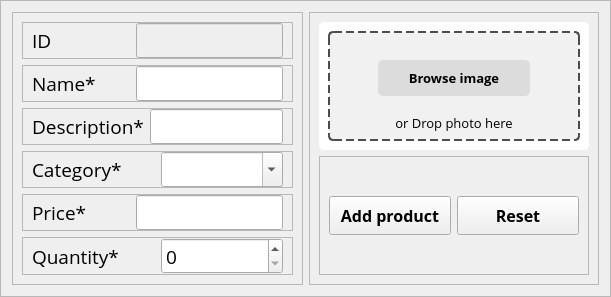
                             <widget class="QFrame" name="frame">
                              <property name="frameShape">
                               <enum>QFrame::StyledPanel</enum>
                              </property>
                              <property name="frameShadow">
                               <enum>QFrame::Raised</enum>
                              </property>
                              <layout class="QHBoxLayout" name="horizontalLayout_16" stretch="2,2">
                               <item>
                                <widget class="QFrame" name="frame_23">
                                 <property name="frameShape">
                                  <enum>QFrame::StyledPanel</enum>
                                 </property>
                                 <property name="frameShadow">
                                  <enum>QFrame::Raised</enum>
                                 </property>
                                 <layout class="QVBoxLayout" name="verticalLayout_14">
                                  <item>
                                   <widget class="QFrame" name="frame_29">
                                    <property name="frameShape">
                                     <enum>QFrame::StyledPanel</enum>
                                    </property>
                                    <property name="frameShadow">
                                     <enum>QFrame::Raised</enum>
                                    </property>
                                    <layout class="QHBoxLayout" name="horizontalLayout_11" stretch="2,3">
                                     <property name="topMargin">
                                      <number>0</number>
                                     </property>
                                     <property name="bottomMargin">
                                      <number>0</number>
                                     </property>
                                     <item>
                                      <widget class="QLabel" name="label_21">
                                       <property name="font">
                                        <font>
                                         <family>Open Sans</family>
                                         <pointsize>14</pointsize>
                                        </font>
                                       </property>
                                       <property name="text">
                                        <string>ID</string>
                                       </property>
                                      </widget>
                                     </item>
                                     <item>
                                      <widget class="QLineEdit" name="lineEdit">
                                       <property name="enabled">
                                        <bool>false</bool>
                                       </property>
                                       <property name="font">
                                        <font>
                                         <family>Open Sans</family>
                                         <pointsize>14</pointsize>
                                        </font>
                                       </property>
                                      </widget>
                                     </item>
                                    </layout>
                                   </widget>
                                  </item>
                                  <item>
                                   <widget class="QFrame" name="frame_30">
                                    <property name="frameShape">
                                     <enum>QFrame::StyledPanel</enum>
                                    </property>
                                    <property name="frameShadow">
                                     <enum>QFrame::Raised</enum>
                                    </property>
                                    <layout class="QHBoxLayout" name="horizontalLayout_12" stretch="2,3">
                                     <property name="topMargin">
                                      <number>0</number>
                                     </property>
                                     <property name="bottomMargin">
                                      <number>0</number>
                                     </property>
                                     <item>
                                      <widget class="QLabel" name="label_23">
                                       <property name="font">
                                        <font>
                                         <family>Open Sans</family>
                                         <pointsize>14</pointsize>
                                        </font>
                                       </property>
                                       <property name="text">
                                        <string>Name*</string>
                                       </property>
                                      </widget>
                                     </item>
                                     <item>
                                      <widget class="QLineEdit" name="lineEdit_2">
                                       <property name="enabled">
                                        <bool>true</bool>
                                       </property>
                                       <property name="font">
                                        <font>
                                         <family>Open Sans</family>
                                         <pointsize>14</pointsize>
                                        </font>
                                       </property>
                                      </widget>
                                     </item>
                                    </layout>
                                   </widget>
                                  </item>
                                  <item>
                                   <widget class="QFrame" name="frame_31">
                                    <property name="frameShape">
                                     <enum>QFrame::StyledPanel</enum>
                                    </property>
                                    <property name="frameShadow">
                                     <enum>QFrame::Raised</enum>
                                    </property>
                                    <layout class="QHBoxLayout" name="horizontalLayout_14" stretch="2,3">
                                     <property name="topMargin">
                                      <number>0</number>
                                     </property>
                                     <property name="bottomMargin">
                                      <number>0</number>
                                     </property>
                                     <item>
                                      <widget class="QLabel" name="label_24">
                                       <property name="font">
                                        <font>
                                         <family>Open Sans</family>
                                         <pointsize>14</pointsize>
                                        </font>
                                       </property>
                                       <property name="text">
                                        <string>Description*</string>
                                       </property>
                                      </widget>
                                     </item>
                                     <item>
                                      <widget class="QLineEdit" name="lineEdit_3">
                                       <property name="enabled">
                                        <bool>true</bool>
                                       </property>
                                       <property name="font">
                                        <font>
                                         <family>Open Sans</family>
                                         <pointsize>14</pointsize>
                                        </font>
                                       </property>
                                      </widget>
                                     </item>
                                    </layout>
                                   </widget>
                                  </item>
                                  <item>
                                   <widget class="QFrame" name="frame_32">
                                    <property name="frameShape">
                                     <enum>QFrame::StyledPanel</enum>
                                    </property>
                                    <property name="frameShadow">
                                     <enum>QFrame::Raised</enum>
                                    </property>
                                    <layout class="QHBoxLayout" name="horizontalLayout_30">
                                     <property name="topMargin">
                                      <number>0</number>
                                     </property>
                                     <property name="bottomMargin">
                                      <number>0</number>
                                     </property>
                                     <item>
                                      <widget class="QLabel" name="label_25">
                                       <property name="font">
                                        <font>
                                         <family>Open Sans</family>
                                         <pointsize>14</pointsize>
                                        </font>
                                       </property>
                                       <property name="text">
                                        <string>Category*</string>
                                       </property>
                                      </widget>
                                     </item>
                                     <item>
                                      <widget class="QComboBox" name="new_sales_product_3">
                                       <property name="font">
                                        <font>
                                         <family>Open Sans</family>
                                         <pointsize>14</pointsize>
                                        </font>
                                       </property>
                                       <property name="editable">
                                        <bool>true</bool>
                                       </property>
                                       <property name="currentText">
                                        <string/>
                                       </property>
                                      </widget>
                                     </item>
                                    </layout>
                                   </widget>
                                  </item>
                                  <item>
                                   <widget class="QFrame" name="frame_33">
                                    <property name="frameShape">
                                     <enum>QFrame::StyledPanel</enum>
                                    </property>
                                    <property name="frameShadow">
                                     <enum>QFrame::Raised</enum>
                                    </property>
                                    <layout class="QHBoxLayout" name="horizontalLayout_15" stretch="2,3">
                                     <property name="topMargin">
                                      <number>0</number>
                                     </property>
                                     <property name="bottomMargin">
                                      <number>0</number>
                                     </property>
                                     <item>
                                      <widget class="QLabel" name="label_26">
                                       <property name="font">
                                        <font>
                                         <family>Open Sans</family>
                                         <pointsize>14</pointsize>
                                        </font>
                                       </property>
                                       <property name="text">
                                        <string>Price*</string>
                                       </property>
                                      </widget>
                                     </item>
                                     <item>
                                      <widget class="QLineEdit" name="lineEdit_4">
                                       <property name="enabled">
                                        <bool>true</bool>
                                       </property>
                                       <property name="font">
                                        <font>
                                         <family>Open Sans</family>
                                         <pointsize>14</pointsize>
                                        </font>
                                       </property>
                                      </widget>
                                     </item>
                                    </layout>
                                   </widget>
                                  </item>
                                  <item>
                                   <widget class="QFrame" name="frame_26">
                                    <property name="frameShape">
                                     <enum>QFrame::StyledPanel</enum>
                                    </property>
                                    <property name="frameShadow">
                                     <enum>QFrame::Raised</enum>
                                    </property>
                                    <layout class="QHBoxLayout" name="horizontalLayout_28">
                                     <property name="topMargin">
                                      <number>0</number>
                                     </property>
                                     <property name="bottomMargin">
                                      <number>0</number>
                                     </property>
                                     <item>
                                      <widget class="QLabel" name="label_20">
                                       <property name="font">
                                        <font>
                                         <family>Open Sans</family>
                                         <pointsize>14</pointsize>
                                        </font>
                                       </property>
                                       <property name="text">
                                        <string>Quantity*</string>
                                       </property>
                                      </widget>
                                     </item>
                                     <item>
                                      <widget class="QSpinBox" name="new_sales_quantity_2">
                                       <property name="font">
                                        <font>
                                         <family>Open Sans</family>
                                         <pointsize>14</pointsize>
                                        </font>
                                       </property>
                                       <property name="maximum">
                                        <number>9999</number>
                                       </property>
                                      </widget>
                                     </item>
                                    </layout>
                                   </widget>
                                  </item>
                                 </layout>
                                </widget>
                               </item>
                               <item>
                                <widget class="QFrame" name="frame_10">
                                 <property name="frameShape">
                                  <enum>QFrame::StyledPanel</enum>
                                 </property>
                                 <property name="frameShadow">
                                  <enum>QFrame::Raised</enum>
                                 </property>
                                 <layout class="QVBoxLayout" name="verticalLayout_19">
                                  <item>
                                   <widget class="QFrame" name="drop_frame">
                                    <property name="maximumSize">
                                     <size>
                                      <width>16777215</width>
                                      <height>16777215</height>
                                     </size>
                                    </property>
                                    <property name="styleSheet">
                                     <string notr="true">background-color: rgb(255, 255, 255);
border-radius:5px;</string>
                                    </property>
                                    <property name="frameShape">
                                     <enum>QFrame::StyledPanel</enum>
                                    </property>
                                    <property name="frameShadow">
                                     <enum>QFrame::Raised</enum>
                                    </property>
                                    <layout class="QVBoxLayout" name="verticalLayout_15">
                                     <item>
                                      <widget class="QWidget" name="dashed" native="true">
                                       <property name="styleSheet">
                                        <string notr="true">#dashed{
background-color: rgb(241, 241, 241);
border: 2px dashed rgb(76, 76, 76);
}</string>
                                       </property>
                                       <layout class="QVBoxLayout" name="verticalLayout_16">
                                        <property name="spacing">
                                         <number>0</number>
                                        </property>
                                        <property name="leftMargin">
                                         <number>0</number>
                                        </property>
                                        <property name="topMargin">
                                         <number>20</number>
                                        </property>
                                        <property name="rightMargin">
                                         <number>0</number>
                                        </property>
                                        <property name="bottomMargin">
                                         <number>0</number>
                                        </property>
                                        <item alignment="Qt::AlignBottom">
                                         <widget class="QFrame" name="frame_11">
                                          <property name="maximumSize">
                                           <size>
                                            <width>16777215</width>
                                            <height>16777215</height>
                                           </size>
                                          </property>
                                          <property name="styleSheet">
                                           <string notr="true">background-color: transparent;</string>
                                          </property>
                                          <property name="frameShape">
                                           <enum>QFrame::StyledPanel</enum>
                                          </property>
                                          <property name="frameShadow">
                                           <enum>QFrame::Raised</enum>
                                          </property>
                                          <layout class="QVBoxLayout" name="verticalLayout_17">
                                           <property name="leftMargin">
                                            <number>50</number>
                                           </property>
                                           <property name="rightMargin">
                                            <number>50</number>
                                           </property>
                                           <item>
                                            <widget class="QPushButton" name="choose_from_file_btn">
                                             <property name="maximumSize">
                                              <size>
                                               <width>16777215</width>
                                               <height>500</height>
                                              </size>
                                             </property>
                                             <property name="font">
                                              <font>
                                               <family>Open Sans</family>
                                               <pointsize>10</pointsize>
                                               <weight>75</weight>
                                               <bold>true</bold>
                                              </font>
                                             </property>
                                             <property name="focusPolicy">
                                              <enum>Qt::NoFocus</enum>
                                             </property>
                                             <property name="styleSheet">
                                              <string notr="true">#choose_from_file_btn{
background-color: rgb(220, 220, 220);
border: none;
border-radius:5px;
padding:9px;
}
#choose_from_file_btn:hover{
background-color: rgb(208, 208, 208);
}</string>
                                             </property>
                                             <property name="text">
                                              <string>Browse image</string>
                                             </property>
                                             <property name="icon">
                                              <iconset>
                                               <normaloff>../../Inventory Management System/Sales and Inventory System/img/image (1).svg</normaloff>../../Inventory Management System/Sales and Inventory System/img/image (1).svg</iconset>
                                             </property>
                                             <property name="iconSize">
                                              <size>
                                               <width>30</width>
                                               <height>30</height>
                                              </size>
                                             </property>
                                            </widget>
                                           </item>
                                          </layout>
                                         </widget>
                                        </item>
                                        <item>
                                         <widget class="QFrame" name="frame_12">
                                          <property name="maximumSize">
                                           <size>
                                            <width>16777215</width>
                                            <height>16777215</height>
                                           </size>
                                          </property>
                                          <property name="styleSheet">
                                           <string notr="true">background-color: transparent;</string>
                                          </property>
                                          <property name="frameShape">
                                           <enum>QFrame::StyledPanel</enum>
                                          </property>
                                          <property name="frameShadow">
                                           <enum>QFrame::Raised</enum>
                                          </property>
                                          <layout class="QVBoxLayout" name="verticalLayout_18">
                                           <item alignment="Qt::AlignTop">
                                            <widget class="QLabel" name="label_11">
                                             <property name="font">
                                              <font>
                                               <family>Open Sans</family>
                                               <pointsize>10</pointsize>
                                              </font>
                                             </property>
                                             <property name="styleSheet">
                                              <string notr="true">background-color: transparent;</string>
                                             </property>
                                             <property name="text">
                                              <string>or Drop photo here</string>
                                             </property>
                                             <property name="alignment">
                                              <set>Qt::AlignCenter</set>
                                             </property>
                                            </widget>
                                           </item>
                                          </layout>
                                         </widget>
                                        </item>
                                       </layout>
                                      </widget>
                                     </item>
                                    </layout>
                                   </widget>
                                  </item>
                                  <item>
                                   <widget class="QFrame" name="frame_14">
                                    <property name="frameShape">
                                     <enum>QFrame::StyledPanel</enum>
                                    </property>
                                    <property name="frameShadow">
                                     <enum>QFrame::Raised</enum>
                                    </property>
                                    <layout class="QHBoxLayout" name="horizontalLayout_17">
                                     <item>
                                      <widget class="QPushButton" name="new_sales_order_btn_3">
                                       <property name="font">
                                        <font>
                                         <family>Open Sans</family>
                                         <pointsize>12</pointsize>
                                         <weight>75</weight>
                                         <bold>true</bold>
                                        </font>
                                       </property>
                                       <property name="focusPolicy">
                                        <enum>Qt::NoFocus</enum>
                                       </property>
                                       <property name="styleSheet">
                                        <string notr="true">padding: 7px;</string>
                                       </property>
                                       <property name="text">
                                        <string>Add product</string>
                                       </property>
                                       <property name="icon">
                                        <iconset>
                                         <normaloff>img/plus 1.svg</normaloff>img/plus 1.svg</iconset>
                                       </property>
                                       <property name="iconSize">
                                        <size>
                                         <width>30</width>
                                         <height>30</height>
                                        </size>
                                       </property>
                                      </widget>
                                     </item>
                                     <item>
                                      <widget class="QPushButton" name="new_sales_order_btn_6">
                                       <property name="font">
                                        <font>
                                         <family>Open Sans</family>
                                         <pointsize>12</pointsize>
                                         <weight>75</weight>
                                         <bold>true</bold>
                                        </font>
                                       </property>
                                       <property name="focusPolicy">
                                        <enum>Qt::NoFocus</enum>
                                       </property>
                                       <property name="styleSheet">
                                        <string notr="true">padding: 7px;</string>
                                       </property>
                                       <property name="text">
                                        <string>Reset</string>
                                       </property>
                                       <property name="icon">
                                        <iconset>
                                         <normaloff>img/plus 1.svg</normaloff>img/plus 1.svg</iconset>
                                       </property>
                                       <property name="iconSize">
                                        <size>
                                         <width>30</width>
                                         <height>30</height>
                                        </size>
                                       </property>
                                      </widget>
                                     </item>
                                    </layout>
                                   </widget>
                                  </item>
                                 </layout>
                                </widget>
                               </item>
                              </layout>
                             </widget>
